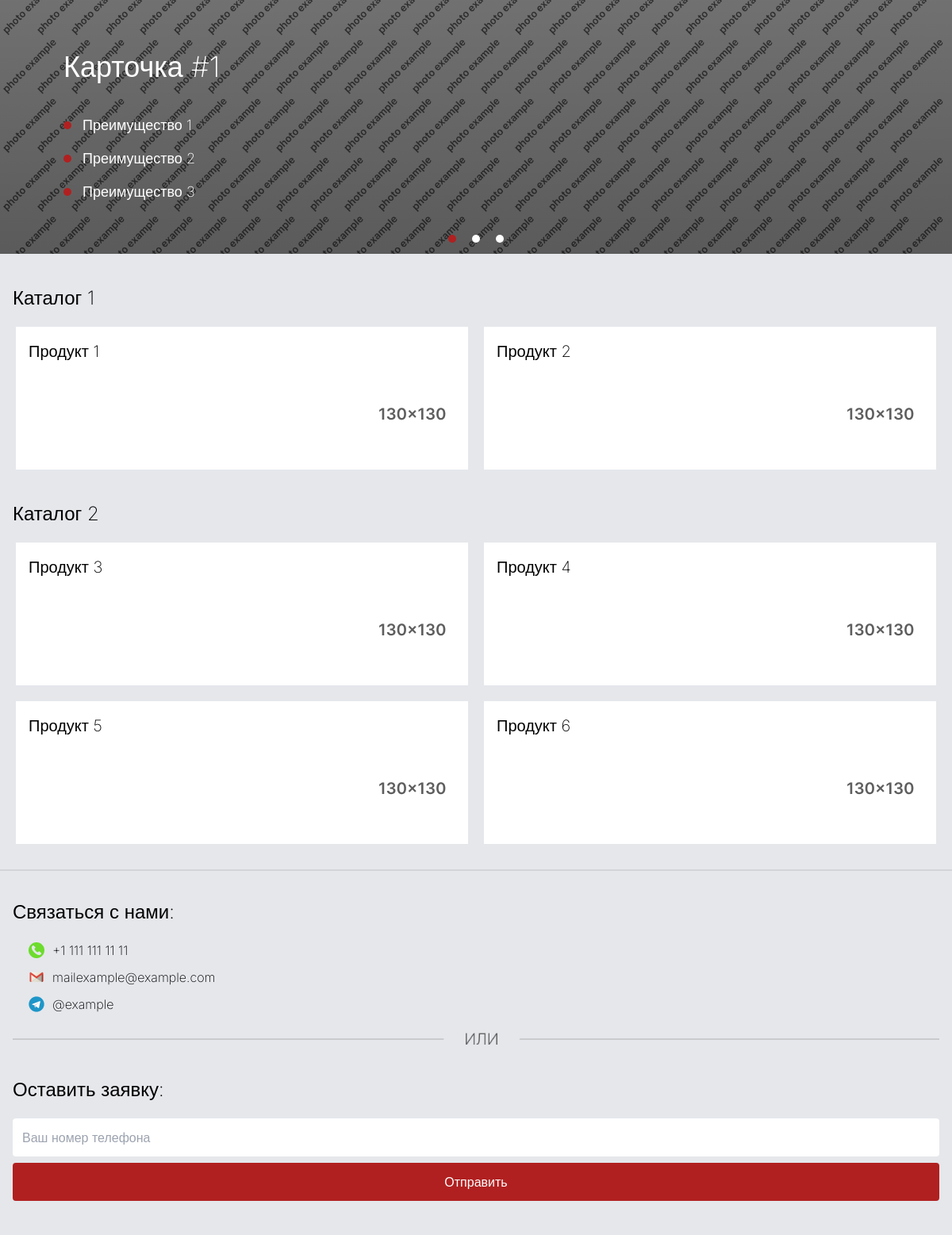
The page / on the database its author committed.
### main/models.py (models this page shows, shortened)
class SliderCards(models.Model):
    title = models.CharField('Название', max_length=250)
    descriptions = models.ManyToManyField(SliderCardsDescriptions, verbose_name='Преимущества', blank=True)
    logo = models.ImageField('Логотип', upload_to='slider_cards_image', null=True, blank=True)
    href = models.URLField("Ссылка", max_length=250, null=True, blank=True)
    class Meta:
        verbose_name = "Карточка слайдера"
        verbose_name_plural = "Карточки слайдера"

class SliderCardsDescriptions(models.Model):
    description = models.CharField('Описание', max_length=250)
    class Meta:
        verbose_name = "Преимущество"
        verbose_name_plural = "Преимущества"

class ProductsCategory(models.Model):
    name = models.CharField('Название', max_length=250)
    class Meta:
        verbose_name = "Категория продуктов"
        verbose_name_plural = "Категории продуктов"

class Products(models.Model):
    category = models.ForeignKey(
        verbose_name='Категория',
        to=ProductsCategory,
        on_delete=models.CASCADE,
        related_name='product'
    )
    name = models.CharField('Название', max_length=250)
    logo = models.ImageField('Логотип', upload_to='products_logo', help_text='130x130', null=True, blank=True)
    class Meta:
        verbose_name = "Продукт"
        verbose_name_plural = "Продукты"

class Contacts(models.Model):
    phone = models.CharField('Телефон', max_length=250)
    email = models.CharField('Почта', max_length=250)
    telegram = models.CharField('Телеграм', max_length=250)
    class Meta:
        verbose_name = "Контакт"
        verbose_name_plural = "Контакты"

### main/views.py (the view)
# urls.py: path('', views.index, name='index'),
def index(request):
    sliders_data = SliderCards.objects.all()
    categories = ProductsCategory.objects.all()
    return render(request, 'index.html', {
        'sliders_data': sliders_data,
        'categories': categories,
    })

### main/context_processors.py (called while the page is built)
def main_settings(request):
    try:
        settings = MainSettings.objects.get()
    except MainSettings.DoesNotExist:
        settings = None
    return {'main_settings': settings}

def main_contacts(request):
    try:
        contacts = Contacts.objects.get()
    except Contacts.DoesNotExist:
        contacts = None
    return {'main_contacts': contacts}

### main/templates/index.html (shortened to what this page needs)
{% load static %}
<!doctype html>
<html lang="en">
<head>
   <script src="https://cdn.tailwindcss.com"></script>
   <link rel="stylesheet" href="{% static 'styles/index.css' %}">
   <link rel="stylesheet" href="{% static 'styles/swiper.css' %}">
   <link rel="stylesheet" href="{% static 'styles/swiper-bundle.css' %}">
</head>
<body class="*:font-extralight bg-gray-200">
<section class="section-slider *:text-white">
   <div class="swiper-container h-full relative">
      <div class="swiper-wrapper h-full">
         {% for slider in sliders_data %}
            <a class="swiper-slide slide-{{ forloop.counter }} h-full flex flex-col justify-center"
               style="background: linear-gradient(rgba(0, 0, 0, 0.5), rgba(0, 0, 0, 0.6)), url('media/{{ slider.logo }}')"
               href="{{ slider.href|default_if_none:'#' }}"
            >
               <div class="swiper-content mx-4 my-14 lg:mx-20">
                  <h4 class="text-2xl text-center mb-10 lg:text-left lg:text-4xl">{{ slider.title }}</h4>
                  <ul class="flex flex-col gap-3.5">
                     {% for description in slider.descriptions.all %}
                     <li class="flex gap-3.5 items-center">
                        <svg class="swiper-list-disc" height="10" width="10"><circle r="5" cx="5" cy="5"></circle></svg>
                        <span class="text-lg lg:w-7/12">{{ description.description }}</span>
                     </li>
                     {% endfor %}
                  </ul>
               </div>
            </a>
         {% endfor %}
      </div>
      <div class="swiper-pagination"></div>
   </div>
</section>
{% for category in categories %}
<section class="section-catalog px-4">
   <h3 class="section-name text-2xl mt-10">{{ category.name }}</h3>
   <div class="products-container">
      {% for product in category.product.all %}
      <div class="product-block">
         <h5 class="product-name">{{ product.name }}</h5>
         {% if product.logo %}
         <img class="product-image" src="media/{{ product.logo }}">
         {% endif %}
      </div>
      {% endfor %}
   </div>
</section>
{% endfor %}
<section class="section-contacts border-t-2 border-zinc-300 my-8 p-4">
   <h3 class="section-name text-2xl my-5">Связаться с нами:</h3>
   <ul class="flex flex-col gap-2.5 ml-5 mb-5 *:text-base">
      <li class="flex gap-2.5 items-center">
         <img class="w-5 h-5" src="{% static 'images/phone.png' %}">
         <a href="tel:{{ main_contacts.phone }}"><span>{{ main_contacts.phone }}</span></a>
      </li>
      <li class="flex gap-2.5 items-center">
         <img class="w-5 h-5" src="{% static 'images/email.png' %}">
         <a href="mailto:{{ main_contacts.email }}"><span>{{ main_contacts.email }}</span></a>
      </li>
      <li class="flex gap-2.5 items-center">
         <img class="w-5 h-5" src="{% static 'images/telegram.png' %}">
         <a href="https://t.me/{{ main_contacts.telegram }}"><span>@{{ main_contacts.telegram }}</span></a>
      </li>
   </ul>
   <img class="w-full hidden lg:block" src="{% static 'images/contact-or-block-desktop.png' %}">
   <form action="/contact-submit/" method="post">
      <h3 class="section-name text-2xl mt-9 mb-5">Оставить заявку:</h3>
      <input class="w-full p-3 font-thin rounded mb-2"
             type="tel"
             name="phone"
             pattern="\+?[0-9\s\-\(\)]+"
             placeholder="Ваш номер телефона"
             required
      >
      <button class="submit-contact-form text-white w-full py-3 font-light rounded" type="submit">Отправить</button>
   </form>
</section>
</body>
</html>

### main/static/styles/index.css (style rules this page uses)
body { font-family: "Inter", sans-serif }
@media (min-width: 1024px) { .section-slider { height: 40vh;min-height: 300px } }

### rows shown on the page
SliderCards: logo (picture), title "Карточка #1"
SliderCardsDescriptions: description "Преимущество 1"
SliderCardsDescriptions: description "Преимущество 2"
SliderCardsDescriptions: description "Преимущество 3"
ProductsCategory: name "Каталог 1"
Products: name "Продукт 1", logo (picture)
Products: name "Продукт 2", logo (picture)
ProductsCategory: name "Каталог 2"
Products: name "Продукт 3", logo (picture)
Products: name "Продукт 4", logo (picture)
Products: name "Продукт 5", logo (picture)
Products: name "Продукт 6", logo (picture)
Contacts: phone "+1 111 111 11 11", email "mailexample@example.com", telegram "example"
